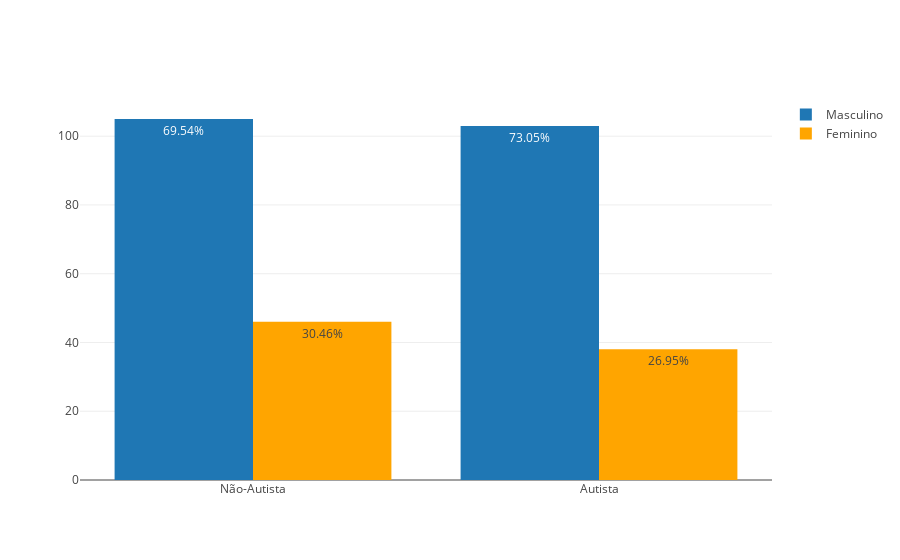

Notebook cell for this chart:
### Code cell
#Separando dataframe por sexo
masc = df.query('gender == "m"')
fem = df.query('gender == "f"')

# Criando estrutura para armazenar Classe/ASD
autismo_m = masc['Class/ASD'].value_counts().to_dict()
autismo_f = fem['Class/ASD'].value_counts().to_dict()

print(autismo_m)
print(autismo_f)

# Substituindo valores de classe NO -> NO-Autism, YES -> Autism

new_x = [x for x in autismo_m.keys()]
for i,v in enumerate(new_x):
    if v == 'NO':
        new_x[i] = v.replace('NO','Não-Autista')
    elif v == 'YES':
        new_x[i] = v.replace('YES','Autista')
        
# Gráfica de representação

print (porcentagem2d(list(autismo_m.values()), list(autismo_f.values()), 0))

trace_m = go.Bar(x   = new_x,
                 y = list(autismo_m.values()),
                 text = porcentagem2d(list(autismo_m.values()), list(autismo_f.values()), 0),
                 textposition = 'auto',
                 name = 'Masculino')

trace_f = go.Bar(x = new_x,
                 y = list(autismo_f.values()),
                 text = porcentagem2d(list(autismo_m.values()), list(autismo_f.values()), 1),
                 textposition = 'auto',
                 marker = dict(
                    color = 'orange'
                 ),
                 name = 'Feminino')

data1 = [trace_m, trace_f]
#data2 = [trace_f]

layout1 = go.Layout(barmode = 'group')
#layout2 = go.Layout(barmode = 'stack')

fig1 = go.Figure(data=data1, layout = layout1)
#fig2 = go.Figure(data=data2, layout = layout2)
py.iplot(fig1)
#py.iplot(fig2)

### Figure 1 — Plotly figure (JSON) as saved in the notebook; plotly's stock layout.template omitted (floating-point values rounded to 4 significant figures)
{"data": [{"name": "Masculino", "text": ["69.54%", "73.05%"], "textposition": "auto", "type": "bar", "uid": "e429f75a-e10c-459b-86e0-98be7e7081e4", "x": ["Não-Autista", "Autista"], "y": [105, 103]}, {"marker": {"color": "orange"}, "name": "Feminino", "text": ["30.46%", "26.95%"], "textposition": "auto", "type": "bar", "uid": "7c3c16ed-d351-4f2b-ab76-2aa6af6db6ca", "x": ["Não-Autista", "Autista"], "y": [46, 38]}], "layout": {"barmode": "group"}}
